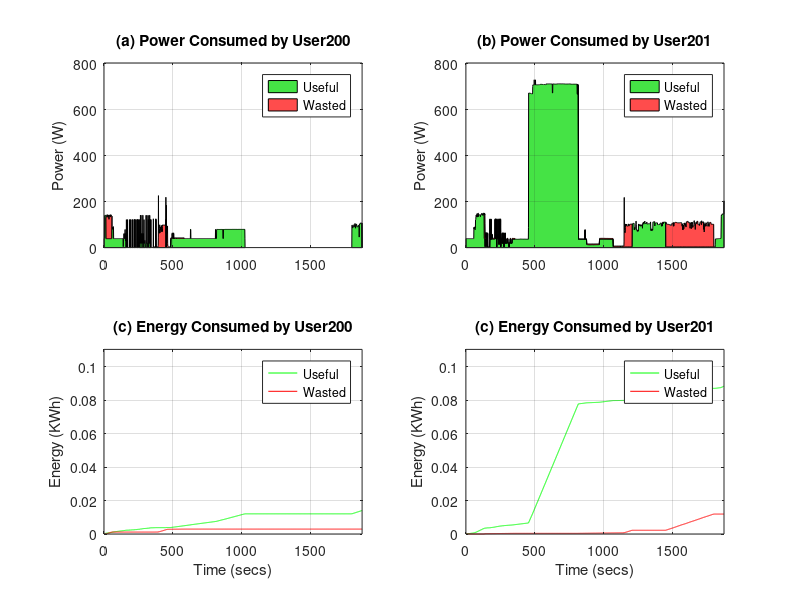

MATLAB code for this plot:
%% Load data files
load hyst.dat;
load power.dat;
load hyst-vic.dat;

%% Put data for Results using Hysteresis in respective arrays
htoken1tv = hyst(:,1);
htoken1lamp = hyst(:,2);
htoken1coffee = hyst(:,3);
htoken1lamp2 = hyst(:,4);

htoken2tv = hyst(:,5);
htoken2lamp = hyst(:,6);
htoken2coffee = hyst(:,7);
htoken2lamp2 = hyst(:,8);

%% Put Vicinity using Hysteresis in respective arrays
htoken1tv_vic = hyst_vic(:,1);
htoken1lamp_vic = hyst_vic(:,2);
htoken1coffee_vic = hyst_vic(:,3);
htoken1lamp2_vic = hyst_vic(:,4);

htoken2tv_vic = hyst_vic(:,5);
htoken2lamp_vic = hyst_vic(:,6);
htoken2coffee_vic = hyst_vic(:,7);
htoken2lamp2_vic = hyst_vic(:,8);

%% Put power consumption data in respective arrays
powertv = power(:,1);
powerlamp = power(:,2);
powercoffee = power(:,3);
powerlamp2 = power(:,4);

%% Compute wasted power values
htoken1tv_wasted = max(htoken1tv - htoken1tv_vic, 0);
htoken1lamp_wasted = max(htoken1lamp - htoken1lamp_vic, 0);
htoken1coffee_wasted = max(htoken1coffee - htoken1coffee_vic, 0);
htoken1lamp2_wasted = max(htoken1lamp2 - htoken1lamp2_vic, 0);

htoken2tv_wasted = max(htoken2tv - htoken2tv_vic, 0);
htoken2lamp_wasted = max(htoken2lamp - htoken2lamp_vic, 0);
htoken2coffee_wasted = max(htoken2coffee - htoken2coffee_vic, 0);
htoken2lamp2_wasted = max(htoken2lamp2 - htoken2lamp2_vic, 0);

%% Power consumption split
power1tv     = (powertv .* htoken1tv)         - (powertv .* ((htoken1tv & htoken2tv)/2));
power1tv     = abs(power1tv);
power2tv     = (powertv .* htoken2tv)         - (powertv .* ((htoken1tv & htoken2tv)/2));
power2tv     = abs(power2tv);

power1lamp   = (powerlamp   .* htoken1lamp)   - (powerlamp .* ((htoken1lamp & htoken2lamp)/2));
power1lamp   = abs(power1lamp);
power2lamp   = (powerlamp   .* htoken2lamp)   - (powerlamp .* ((htoken1lamp & htoken2lamp)/2));
power2lamp   = abs(power2lamp);

power1coffee = (powercoffee .* htoken1coffee) - (powercoffee .* ((htoken1coffee & htoken2coffee)/2));
power1coffee = abs(power1coffee);
power2coffee = (powercoffee .* htoken2coffee) - (powercoffee .* ((htoken1coffee & htoken2coffee)/2));
power2coffee = abs(power2coffee);

power1lamp2  = (powerlamp2  .* htoken1lamp2)  - (powerlamp2 .* ((htoken1lamp2 & htoken2lamp2)/2));
power1lamp2  = abs(power1lamp2);
power2lamp2  = (powerlamp2  .* htoken2lamp2)  - (powerlamp2 .* ((htoken1lamp2 & htoken2lamp2)/2));
power2lamp2  = abs(power2lamp2);

power1tot = power1tv + power1coffee + power1lamp + power1lamp2;
power2tot = power2tv + power2coffee + power2lamp + power2lamp2;

% Total Energy is converted to KWh
energy1tv = cumsum(power1tv) / (60 * 60 * 1000);
energy2tv = cumsum(power2tv) / (60 * 60 * 1000);
energy1tot = cumsum(power1tot) / (60 * 60 * 1000);
energy2tot = cumsum(power2tot) / (60 * 60 * 1000);

%% Compute wasted power
power1tot = power1tv + power1lamp + power1coffee + power1lamp2;
power2tot = power2tv + power2lamp + power2coffee + power2lamp2;

power1tot_useful = power1tv .* htoken1tv_vic + power1lamp .* htoken1lamp_vic + power1coffee .* htoken1coffee_vic + power1lamp2 .* htoken1lamp2_vic;
power2tot_useful = power2tv .* htoken2tv_vic + power2lamp .* htoken2lamp_vic + power2coffee .* htoken2coffee_vic + power2lamp2 .* htoken2lamp2_vic;

power1tot_wasted = power1tv .* htoken1tv_wasted + power1lamp .* htoken1lamp_wasted + power1coffee .* htoken1coffee_wasted + power1lamp2 .* htoken1lamp2_wasted;
power2tot_wasted = power2tv .* htoken2tv_wasted + power2lamp .* htoken2lamp_wasted + power2coffee .* htoken2coffee_wasted + power2lamp2 .* htoken2lamp2_wasted;

energy1tot_useful = cumsum(power1tot_useful) / (60 * 60 * 1000);
energy2tot_useful = cumsum(power2tot_useful) / (60 * 60 * 1000);

energy1tot_wasted = cumsum(power1tot_wasted) / (60 * 60 * 1000);
energy2tot_wasted = cumsum(power2tot_wasted) / (60 * 60 * 1000);

%% Plot the results

subplot(2, 2, 1), h=area([power1tot_useful power1tot_wasted]);
grid on;
axis([0 length(power1tv) 0 max(max(power1tot), max(power2tot))*1.1]);
title('(a) Power Consumed by User200');
set(h(1),'FaceColor',[0.27 0.89 0.27])
set(h(2),'FaceColor',[1.0 0.30 0.30])
set(gca,'Layer','top');
legend('Useful', 'Wasted');
ylabel('Power (W)');

subplot(2, 2, 2), h=area([power2tot_useful power2tot_wasted]);
grid on;
axis([0 length(power1tv) 0 max(max(power1tot), max(power2tot))*1.1]);
title('(b) Power Consumed by User201');
set(h(1),'FaceColor',[0.27 0.89 0.27]);
set(h(2),'FaceColor',[1.0 0.30 0.30]);
set(gca,'Layer','top');
legend('Useful', 'Wasted');
ylabel('Power (W)');

subplot(2, 2, 3), plot(energy1tot_useful, 'g');
hold on;
plot(energy1tot_wasted, 'r');
axis([0 length(power1tv) 0 max(max(energy1tot), max(energy2tot))*1.1]);
title('(c) Energy Consumed by User200');
grid on;
set(gca,'Layer','top');
legend('Useful', 'Wasted');
ylabel('Energy (KWh)');
xlabel('Time (secs)');

subplot(2, 2, 4), plot(energy2tot_useful, 'g');
hold on;
plot(energy2tot_wasted, 'r');
axis([0 length(power1tv) 0 max(max(energy1tot), max(energy2tot))*1.1]);
title('(c) Energy Consumed by User201');
grid on;
set(gca,'Layer','top');
legend('Useful', 'Wasted');
ylabel('Energy (KWh)');
xlabel('Time (secs)');


%{
subplot(2, 2, 3), h=area([energy1tot_useful energy1tot_wasted]);
grid on;
axis([0 length(power1tv) 0 max(max(energy1tot), max(energy2tot))*1.1]);
title('(c) Energy Consumed by User200');
set(h(1),'FaceColor',[1 0.72 0.30])
set(h(2),'FaceColor',[0.86 0.40 0.30])
set(gca,'Layer','top');
%legend('Useful', 'Wasted', 'Location', 'BestOutside');
ylabel('Energy (KWh)');
xlabel('Time (secs)');

subplot(2, 2, 4), h=area([energy2tot_useful energy2tot_wasted]);
grid on;
axis([0 length(power1tv) 0 max(max(energy1tot), max(energy2tot))*1.1]);
title('(d) Energy Consumed by User201');
xlabel('Time (secs)');
set(h(1),'FaceColor',[1 0.72 0.30])
set(h(2),'FaceColor',[0.86 0.40 0.30])
set(gca,'Layer','top');
%legend('Useful', 'Wasted');
ylabel('Energy (KWh)');
%}
